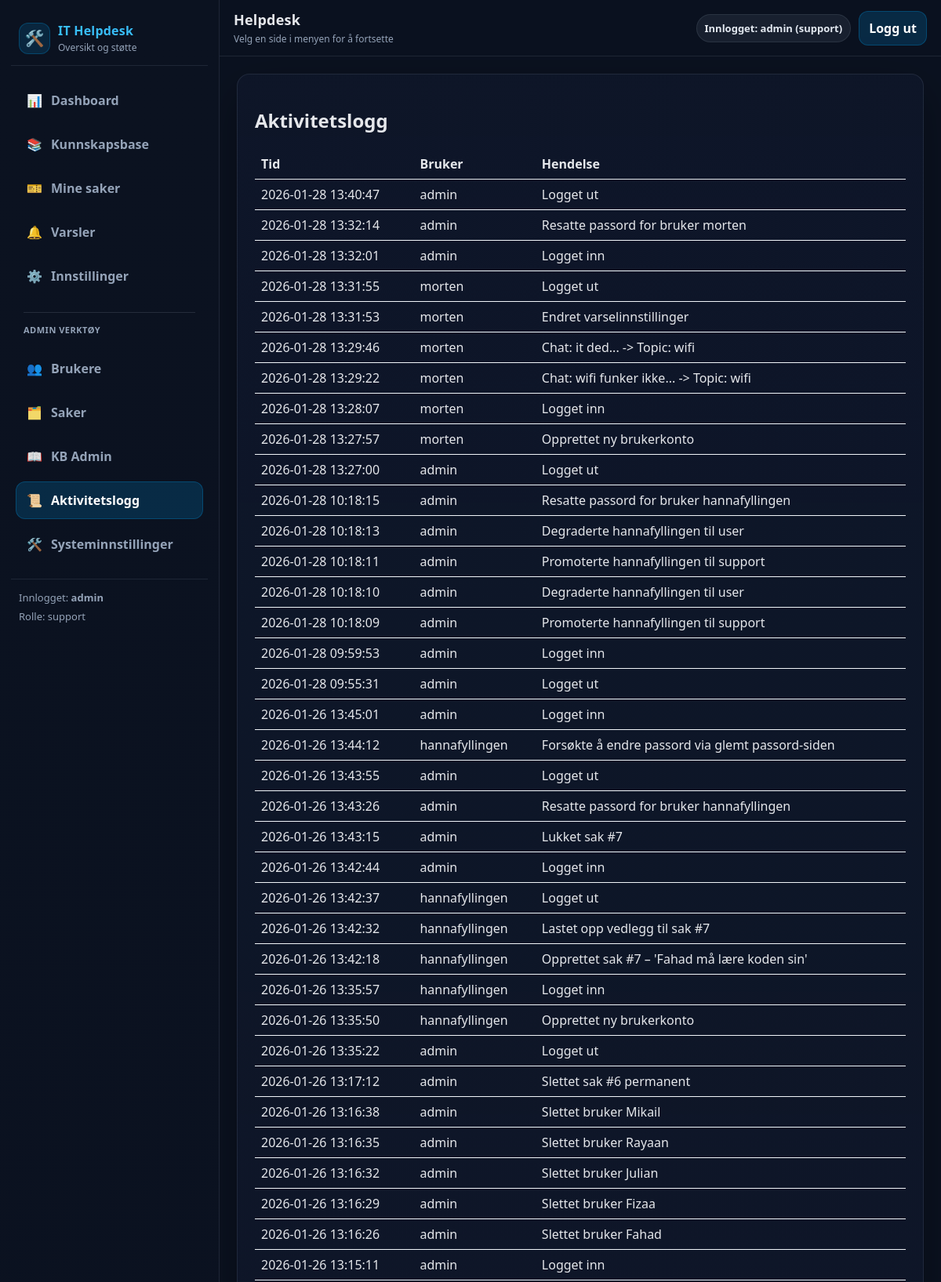
/admin/activity (signed in, upper part), run on the app's committed database.
### tables this page shows
CREATE TABLE activity (
            id INTEGER PRIMARY KEY AUTOINCREMENT,
            user TEXT NOT NULL,
            details TEXT NOT NULL,
            created_at TEXT NOT NULL DEFAULT (datetime('now'))
        );

### routes.py (the view)
@bp.route("/admin/activity")
def activity_log():
    user = current_user()
    if not user:
        return redirect(url_for("main.login"))
    if current_role() != "support":
        abort(403)
    try:
        entries = get_activity(200)
    except Exception as e:
        logger.error(f"Activity log error: {e}")
        entries = []
    return render_template("logs.html", log_entries=entries)

### __init__.py (called while the page is built)
def create_app():
    app = Flask(__name__)
    app.config.from_object(Config)
    init_mail(app)
    @app.after_request
    def set_security_headers(response):
        response.headers['X-Content-Type-Options'] = 'nosniff'
        response.headers['X-Frame-Options'] = 'DENY'
        response.headers['X-XSS-Protection'] = '1; mode=block'
        return response
    from .routes import bp
    app.register_blueprint(bp)
    return app

### db.py (called while the page is built)
def count_notifications(user: str) -> int:
    conn = _conn()
    cur = conn.cursor()
    cur.execute("SELECT COUNT(*) AS c FROM notifications WHERE user = ? AND read = 0", (user,))
    row = cur.fetchone()
    conn.close()
    return int(row["c"]) if row else 0

def get_activity(limit: int = 100) -> List[Dict[str, Any]]:
    conn = _conn()
    cur = conn.cursor()
    cur.execute("SELECT * FROM activity ORDER BY id DESC LIMIT ?", (limit,))
    rows = cur.fetchall()
    conn.close()
    return [dict(r) for r in rows]

def _conn() -> sqlite3.Connection:
    DB_PATH.parent.mkdir(parents=True, exist_ok=True)
    conn = sqlite3.connect(DB_PATH)
    conn.row_factory = sqlite3.Row
    return conn

### routes.py (called while the page is built)
def current_user():
    return session.get("user")

def current_role():
    return session.get("role")

@bp.before_app_request
def ensure_db():
    try:
        init_db()
    except Exception as e:
        logger.error(f"Database initialization failed: {e}")

@bp.context_processor
def inject_notification_count():
    if current_user():
        try:
            return {"notif_count": count_notifications(current_user())}
        except Exception:
            return {"notif_count": 0}
    return {"notif_count": 0}

### templates/logs.html
{% extends "base.html" %}
{% block content %}
<div class="card">
  <h2>Aktivitetslogg</h2>
  {% if log_entries and log_entries|length > 0 %}
    <table style="width:100%; border-collapse: collapse;">
      <thead>
        <tr>
          <th style="text-align:left; border-bottom:1px solid #e5e7eb; padding:8px;">Tid</th>
          <th style="text-align:left; border-bottom:1px solid #e5e7eb; padding:8px;">Bruker</th>
          <th style="text-align:left; border-bottom:1px solid #e5e7eb; padding:8px;">Hendelse</th>
        </tr>
      </thead>
      <tbody>
        {% for e in log_entries %}
        <tr>
          <td style="padding:8px; border-bottom:1px solid #f1f5f9;">{{ e.created_at }}</td>
          <td style="padding:8px; border-bottom:1px solid #f1f5f9;">{{ e.user }}</td>
          <td style="padding:8px; border-bottom:1px solid #f1f5f9;">{{ e.details }}</td>
        </tr>
        {% endfor %}
      </tbody>
    </table>
  {% else %}
    <p class="muted">Ingen loggoppføringer.</p>
  {% endif %}
</div>
{% endblock %}

### static/css/app.css (style rules this page uses)
:root { --bg:#0b1220; --panel:#0f172a; --panel2:#111c33; --border:rgba(148,163,184,.14); --muted:#94a3b8; --text:#e5e7eb; --primary:#0284c7; --primaryHover:#0ea5e9; --sidebarW: 280px; --topbarH: 72px; --radius: 16px; }
* { box-sizing:border-box; }
html, body { height:100%; }
body { margin:0; font-family: system-ui, -apple-system, BlinkMacSystemFont, "Segoe UI", "Apple Color Emoji", "Segoe UI Emoji", "Segoe UI Symbol", sans-serif; background:var(--bg); color:var(--text); }

### data on the page
activity: created_at "2026-01-28 13:40:47", user "admin", details "Logget ut"
activity: created_at "2026-01-28 13:32:14", user "admin", details "Resatte passord for bruker morten"
activity: created_at "2026-01-28 13:32:01", user "admin", details "Logget inn"
activity: created_at "2026-01-28 13:31:55", user "morten", details "Logget ut"
activity: created_at "2026-01-28 13:31:53", user "morten", details "Endret varselinnstillinger"
activity: created_at "2026-01-28 13:29:46", user "morten", details "Chat: it ded... -> Topic: wifi"
activity: created_at "2026-01-28 13:29:22", user "morten", details "Chat: wifi funker ikke... -> Topic: wifi"
activity: created_at "2026-01-28 13:28:07", user "morten", details "Logget inn"
activity: created_at "2026-01-28 13:27:57", user "morten", details "Opprettet ny brukerkonto"
activity: created_at "2026-01-28 13:27:00", user "admin", details "Logget ut"
activity: created_at "2026-01-28 10:18:15", user "admin", details "Resatte passord for bruker hannafyllingen"
activity: created_at "2026-01-28 10:18:13", user "admin", details "Degraderte hannafyllingen til user"
activity: created_at "2026-01-28 10:18:11", user "admin", details "Promoterte hannafyllingen til support"
activity: created_at "2026-01-28 10:18:10", user "admin", details "Degraderte hannafyllingen til user"
activity: created_at "2026-01-28 10:18:09", user "admin", details "Promoterte hannafyllingen til support"
activity: created_at "2026-01-28 09:59:53", user "admin", details "Logget inn"
activity: created_at "2026-01-28 09:55:31", user "admin", details "Logget ut"
activity: created_at "2026-01-26 13:45:01", user "admin", details "Logget inn"
activity: created_at "2026-01-26 13:44:12", user "hannafyllingen", details "Forsøkte å endre passord via glemt passord-siden"
activity: created_at "2026-01-26 13:43:55", user "admin", details "Logget ut"
activity: created_at "2026-01-26 13:43:26", user "admin", details "Resatte passord for bruker hannafyllingen"
activity: created_at "2026-01-26 13:43:15", user "admin", details "Lukket sak #7"
activity: created_at "2026-01-26 13:42:44", user "admin", details "Logget inn"
activity: created_at "2026-01-26 13:42:37", user "hannafyllingen", details "Logget ut"
activity: created_at "2026-01-26 13:42:32", user "hannafyllingen", details "Lastet opp vedlegg til sak #7"
activity: created_at "2026-01-26 13:42:18", user "hannafyllingen", details "Opprettet sak #7 – 'Fahad må lære koden sin'"
activity: created_at "2026-01-26 13:35:57", user "hannafyllingen", details "Logget inn"
activity: created_at "2026-01-26 13:35:50", user "hannafyllingen", details "Opprettet ny brukerkonto"
activity: created_at "2026-01-26 13:35:22", user "admin", details "Logget ut"
activity: created_at "2026-01-26 13:17:12", user "admin", details "Slettet sak #6 permanent"
activity: created_at "2026-01-26 13:16:38", user "admin", details "Slettet bruker Mikail"
activity: created_at "2026-01-26 13:16:35", user "admin", details "Slettet bruker Rayaan"
activity: created_at "2026-01-26 13:16:32", user "admin", details "Slettet bruker Julian"
activity: created_at "2026-01-26 13:16:29", user "admin", details "Slettet bruker Fizaa"
activity: created_at "2026-01-26 13:16:26", user "admin", details "Slettet bruker Fahad"
activity: created_at "2026-01-26 13:15:11", user "admin", details "Logget inn"

### other printed values
{{ session.get("user") }} "admin"
{{ session.get("role") }} "support"
